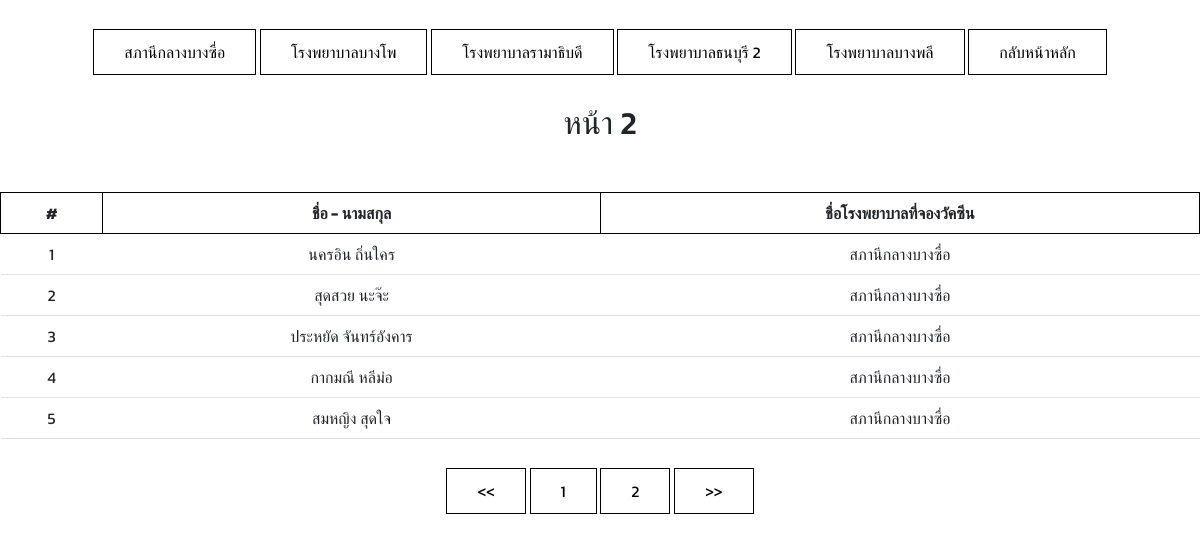
Screenshot of /check-all?page=2&hospital=1 with the database file from the repository.
### tables this page shows
CREATE TABLE `locations` (
  `lct_id` int(12) NOT NULL,
  `lct_name` varchar(64) DEFAULT NULL,
  `lct_max` int(12) NOT NULL DEFAULT 0,
  `lct_capa` int(12) NOT NULL DEFAULT 0
);

CREATE TABLE `reserves` (
  `res_idcard` varchar(20) NOT NULL,
  `res_fname` varchar(64) DEFAULT NULL,
  `res_lname` varchar(64) DEFAULT NULL,
  `res_age` int(12) NOT NULL DEFAULT 0,
  `res_address` varchar(64) DEFAULT NULL,
  `res_phone` varchar(20) DEFAULT NULL,
  `res_sex` varchar(64) DEFAULT NULL,
  `res_birth` date NOT NULL,
  `res_disease` varchar(64) DEFAULT NULL,
  `res_email` varchar(128) DEFAULT NULL,
  `res_getvac` tinyint(1) NOT NULL,
  `res_vactype` varchar(64) DEFAULT NULL,
  `res_needles` int(12) NOT NULL DEFAULT 0,
  `res_locationid` int(12) DEFAULT 0
);

### api/setlink.php (called while the page is built, shortened)
<?php
    $mylocalhost = "http://localhost/best-of-vaccine/";
?>

### check-all.php (the view, shortened to what this page needs)
<?php include('api/setlink.php'); ?>
<?php include('api/connect.php');
    if(isset($_GET['hospital'])) $hospital = $_GET['hospital'];
    else $hospital = 1;
    $per_page = 5;
    if (isset($_GET['page'])) $page = $_GET['page'];
    else $page = 1;
    $start = ($page - 1) * $per_page;
    $SQL1 = "SELECT reserves.res_locationid, reserves.res_fname, reserves.res_lname, locations.lct_id, locations.lct_name FROM reserves INNER JOIN locations
    ON reserves.res_locationid = locations.lct_id WHERE locations.lct_id = '".$hospital."' LIMIT {$start}, {$per_page}";
    $SQLQUERY1 = mysqli_query($conn, $SQL1);
    $SQL2 = "SELECT reserves.res_locationid, reserves.res_fname, reserves.res_lname, locations.lct_id, locations.lct_name FROM reserves INNER JOIN locations
    ON reserves.res_locationid = locations.lct_id WHERE locations.lct_id = '".$hospital."'";
    $SQLQUERY2 = mysqli_query($conn, $SQL2);
    $TOTAL_RECORD = mysqli_num_rows($SQLQUERY2);
    $TOTAL_PAGE = ceil($TOTAL_RECORD / $per_page);
    $QUERYLOCATION = mysqli_query($conn, "SELECT * FROM locations");
?>
<!DOCTYPE html>
<html lang="en">
<head>
    <link href="<?php echo $mylocalhost; ?>assets/css/main.css?v=<?= time(); ?>" rel="stylesheet">
    <link href="https://cdn.jsdelivr.net/npm/bootstrap@5.1.0/dist/css/bootstrap.min.css" rel="stylesheet">
</head>
<body>
    <nav>
        <div class="menutype">
            <?php while($ROWSLOCATION = mysqli_fetch_array($QUERYLOCATION)){?>
                <a style="text-decoration: none; color: black;" href="<?php echo $mylocalhost; ?>check-all?hospital=<?php echo $ROWSLOCATION['lct_id'];?>"><?php echo $ROWSLOCATION['lct_name'];?></a>
            <?php }?>
            <a style="text-decoration: none; color: black;" href="<?php echo $mylocalhost; ?>">กลับหน้าหลัก</a>
        </div>
    </nav>
    <main>
        <h2 style="text-align:center; margin-top:20px;">หน้า <?php echo $page;?></h2>
        <table class="table">
            <tr>
                <th>#</th>
                <th>ชื่อ - นามสกุล</th>
                <th>ชื่อโรงพยาบาลที่จองวัคซีน</th>
            </tr>
            <?php $number_no = 1;
            while($ROWS = mysqli_fetch_array($SQLQUERY1)){?>
                <tr>
                    <td><?php echo $number_no++;?></td>
                    <td><?php echo $ROWS['res_fname'];?> <?php echo $ROWS['res_lname'];?></td>
                    <td><?php echo $ROWS['lct_name'];?></td>
                </tr>
            <?php }?>
        </table>
    </main>
    <nav>
        <div class="menutype">
            <a href="./check-all?page=1&hospital=<?php echo $hospital;?>" style="text-decoration: none; color: black;"><<</a>
            <?php for($i=1; $i<=$TOTAL_PAGE; $i++){?>
                <a href="./check-all?page=<?php echo $i;?>&hospital=<?php echo $hospital;?>" style="text-decoration: none; color: black;"><?php echo $i;?></a>
            <?php }?>
            <a href="./check-all?page=<?php echo $TOTAL_PAGE;?>&hospital=<?php echo $hospital;?>" style="text-decoration: none; color: black;">>></a>
        </div>
    </nav>
</body>
</html>

### assets/css/main.css (style rules this page uses)
* { font-family: 'Kanit', sans-serif; }
body { margin: 0px; }
.menutype { margin: auto; text-align: center; width: 100%; padding: 20px; margin-top: 20px; }
.menutype a { border: 1px solid #000; padding: 10px 30px; }
.table { width:100%; }
.table th, td { border: 1px solid black; border-collapse: collapse; text-align: center; padding: 15px; }
.table { margin-top: 50px; }

### rows the page displays
locations: lct_name "สภานีกลางบางซื่อ"
locations: lct_name "โรงพยาบาลบางโพ"
locations: lct_name "โรงพยาบาลรามาธิบดี"
locations: lct_name "โรงพยาบาลธนบุรี 2"
locations: lct_name "โรงพยาบาลบางพลี"
reserves: res_fname "นครอิน", res_lname "ถิ่นใคร", locations.lct_name "สภานีกลางบางซื่อ"
reserves: res_fname "สุดสวย", res_lname "นะจ๊ะ", locations.lct_name "สภานีกลางบางซื่อ"
reserves: res_fname "ประหยัด", res_lname "จันทร์อังคาร", locations.lct_name "สภานีกลางบางซื่อ"
reserves: res_fname "กากมณี", res_lname "หลีม่อ", locations.lct_name "สภานีกลางบางซื่อ"
reserves: res_fname "สมหญิง", res_lname "สุดใจ", locations.lct_name "สภานีกลางบางซื่อ"

### other values shown
$page "2"
